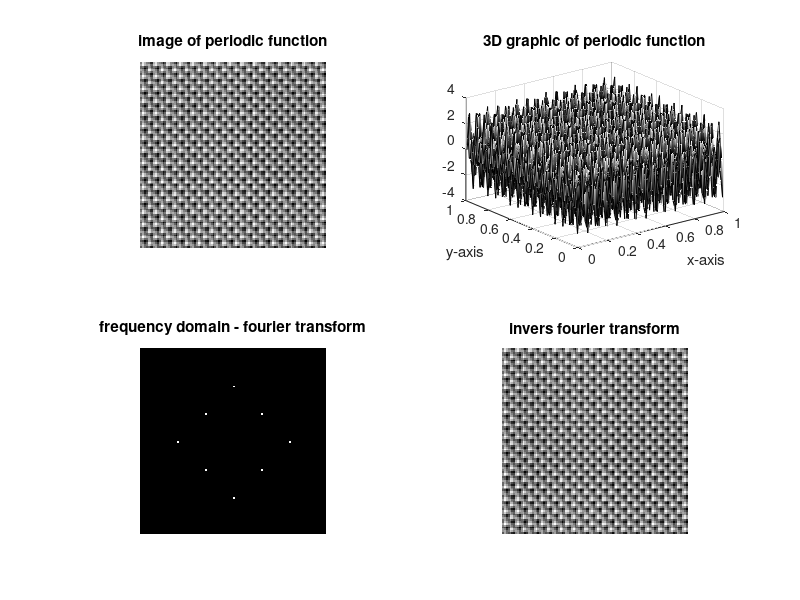

Here is the MATLAB script that generated this plot:
clear; clc;

Fs = 100;
dt = 1/Fs;
N  = 1*Fs;
t  = (0:N-1)*dt;
T  = N*dt;

%[xt, yt] = meshgrid(0:dt:T);
[xt, yt] = meshgrid(t);

ft = sin(2*pi*15*xt +2*pi*15*yt) +...
     sin(2*pi*0*xt +2*pi*30*yt) +...
     sin(2*pi*30*xt +2*pi*0*yt) +...
     sin(2*pi*15*xt -2*pi*15*yt)
subplot(2, 2, 1); imshow(ft, []); title('image of periodic function');

subplot(2, 2, 2); surf(xt, flipud(yt), ft); 
colormap gray; %in image y coordinate is upside-down
xlabel('x-axis'); ylabel('y-axis'); 
title('3D graphic of periodic function');

subplot(2, 2, 3); imshow(fftshift(log(1+abs(fft2(ft)))),[]);
title('frequency domain - fourier transform');
subplot(2, 2, 4); imshow(fftshift((ifft2(fft2(ft)))),[]);
title('invers fourier transform');
